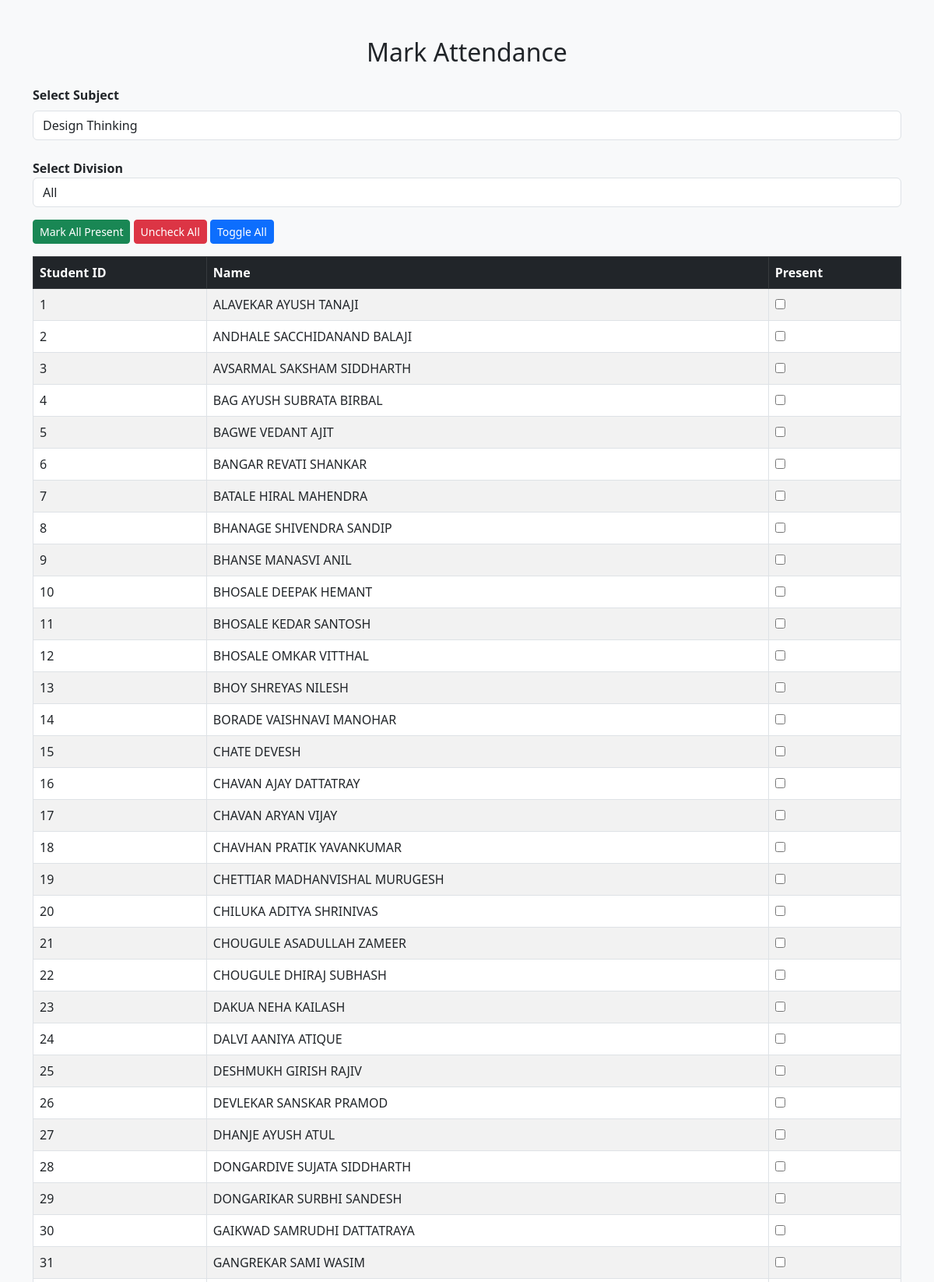
The page /mark (signed in, upper part) on the database its author committed.
### models.py (models this page shows)
class Student(db.Model):
    student_id = db.Column(db.String(20), primary_key=True)
    name = db.Column(db.String(100))
    division = db.Column(db.String(5))
    class_name = db.Column(db.String(20))
    email = db.Column(db.String(100))
    password = db.Column(db.String(50))

### app.py (the view)
@app.route("/mark", methods=["GET"])
def mark():
    if session.get("role") != "professor":
        return redirect("/")
    username = session.get("prof_name")
    assigned = ProfSubject.query.filter_by(professor=username).all()
    subject_codes = [a.subject_code for a in assigned]
    subjects = Subject.query.filter(
        Subject.subject_code.in_(subject_codes)
    ).all()
    division = request.args.get("division")
    if division:
        students = Student.query.filter_by(division=division).all()
    else:
        students = Student.query.all()
    return render_template(
        "mark_attendance.html",
        students=students,
        subjects=subjects
    )

### templates/mark_attendance.html (shortened to what this page needs)
<!DOCTYPE html>
<html>
<head>
<link href="https://cdn.jsdelivr.net/npm/bootstrap@5.3.0/dist/css/bootstrap.min.css" rel="stylesheet">
</head>
<body class="bg-light">
<div class="container mt-5">
<h2 class="text-center mb-4">Mark Attendance</h2>
<form action="/submit_attendance" method="POST">
<div class="mb-4">
<label class="form-label"><b>Select Subject</b></label>
<select name="subject" class="form-control" required>
{% for subject in subjects %}
<option value="{{subject.subject_code}}">
{{subject.subject_name}}
</option>
{% endfor %}
</select>
</div>
<div class="mb-3">
<label><b>Select Division</b></label>
<select name="division"
class="form-control"
onchange="window.location.href='/mark?division=' + this.value">
<option value="">All</option>
</select>
</div>
<div class="mb-3">
<button type="button" class="btn btn-success btn-sm" onclick="markAll()">
Mark All Present
</button>
<button type="button" class="btn btn-danger btn-sm" onclick="unmarkAll()">
Uncheck All
</button>
<button type="button" class="btn btn-primary btn-sm" onclick="toggleAll()">
Toggle All
</button>
</div>
<table class="table table-bordered table-striped">
<thead class="table-dark">
<tr>
<th>Student ID</th>
<th>Name</th>
<th>Present</th>
</tr>
</thead>
<tbody>
{% for student in students %}
<tr>
<td>{{student.student_id}}</td>
<td>{{student.name}}</td>
<td>
<input type="checkbox"
name="status_{{student.student_id}}"
value="Present">
</td>
</tr>
{% endfor %}
</tbody>
</table>
</form>
</div>
</body>
</html>

### rows shown on the page
Student: student_id "1", name "ALAVEKAR AYUSH TANAJI"
Student: student_id "2", name "ANDHALE SACCHIDANAND BALAJI"
Student: student_id "3", name "AVSARMAL SAKSHAM SIDDHARTH"
Student: student_id "4", name "BAG AYUSH SUBRATA BIRBAL"
Student: student_id "5", name "BAGWE VEDANT AJIT"
Student: student_id "6", name "BANGAR REVATI SHANKAR"
Student: student_id "7", name "BATALE HIRAL MAHENDRA"
Student: student_id "8", name "BHANAGE SHIVENDRA SANDIP"
Student: student_id "9", name "BHANSE MANASVI ANIL"
Student: student_id "10", name "BHOSALE DEEPAK HEMANT"
Student: student_id "11", name "BHOSALE KEDAR SANTOSH"
Student: student_id "12", name "BHOSALE OMKAR VITTHAL"
Student: student_id "13", name "BHOY SHREYAS NILESH"
Student: student_id "14", name "BORADE VAISHNAVI MANOHAR"
Student: student_id "15", name "CHATE DEVESH"
Student: student_id "16", name "CHAVAN AJAY DATTATRAY"
Student: student_id "17", name "CHAVAN ARYAN VIJAY"
Student: student_id "18", name "CHAVHAN PRATIK YAVANKUMAR"
Student: student_id "19", name "CHETTIAR MADHANVISHAL MURUGESH"
Student: student_id "20", name "CHILUKA ADITYA SHRINIVAS"
Student: student_id "21", name "CHOUGULE ASADULLAH ZAMEER"
Student: student_id "22", name "CHOUGULE DHIRAJ SUBHASH"
Student: student_id "23", name "DAKUA NEHA KAILASH"
Student: student_id "24", name "DALVI AANIYA ATIQUE"
Student: student_id "25", name "DESHMUKH GIRISH RAJIV"
Student: student_id "26", name "DEVLEKAR SANSKAR PRAMOD"
Student: student_id "27", name "DHANJE AYUSH ATUL"
Student: student_id "28", name "DONGARDIVE SUJATA SIDDHARTH"
Student: student_id "29", name "DONGARIKAR SURBHI SANDESH"
Student: student_id "30", name "GAIKWAD SAMRUDHI DATTATRAYA"
Student: student_id "31", name "GANGREKAR SAMI WASIM"

### other values the page prints
form field subject "Design Thinking"
